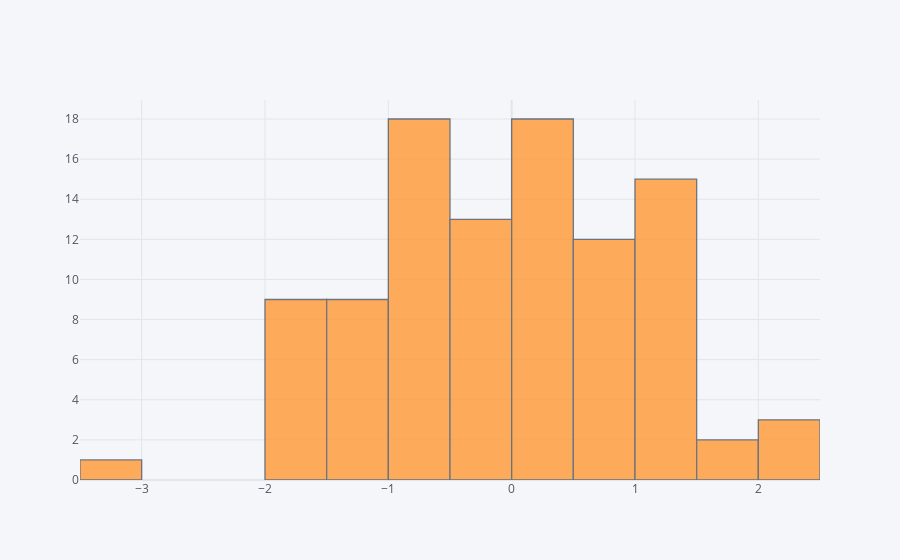

The notebook cell this image was saved under:
### Markdown cell above
## histogram

### Code cell
df['A'].iplot(kind='hist',bins=25)

### Figure 1 — Plotly figure (JSON) as saved in the notebook; plotly's stock layout.template omitted (floating-point values rounded to 4 significant figures)
{"data": [{"histfunc": "count", "histnorm": "", "marker": {"color": "rgba(255, 153, 51, 1.0)", "line": {"color": "#4D5663", "width": 1.3}}, "name": "A", "nbinsx": 25, "opacity": 0.8, "orientation": "v", "type": "histogram", "x": [-1.769, 0.279, 1.15, -0.8322, -0.1353, -1.03, -0.7659, 1.31, -1.146, -1.788, 1.379, 0.0142, 1.444, 1.025, 0.5738, 0.9292, -1.483, 0.06731, 0.7779, -1.898, 0.444, -0.8088, 0.2723, 0.9012, -0.5049, 2.342, -1.255, 1.981, 0.1433, 0.5209, 1.116, 0.6649, 0.06449, -0.8156, -0.9277, -0.259, 1.125, 0.1623, 0.3114, -0.3113, -0.4043, -1.89, 0.4355, -0.7928, -0.3509, 1.314, 0.03976, 1.688, -0.7265, -1.462, -0.6047, -0.5006, -0.6316, -0.4516, -0.1224, -1.136, 0.4729, 0.6769, -0.9474, 0.1697, -1.628, 0.3708, 0.9934, -0.8692, 1.088, 0.3672, 0.9446, -0.1182, 2.308, 1.434, -0.7044, -0.3544, -0.1502, -0.5836, 2.059, 1.392, 1.244, -1.072, -0.1187, -1.626, 0.8039, -0.5672, -1.835, 0.2106, 0.5941, -0.2483, 0.2188, -0.8074, -1.673, -1.618, -1.283, 0.02421, 0.5876, -1.317, -3.289, 1.007, -0.2455, 1.032, -0.9257, 1.247]}], "layout": {"autosize": true, "barmode": "overlay", "legend": {"bgcolor": "#F5F6F9", "font": {"color": "#4D5663"}}, "paper_bgcolor": "#F5F6F9", "plot_bgcolor": "#F5F6F9", "title": {"font": {"color": "#4D5663"}}, "xaxis": {"autorange": true, "gridcolor": "#E1E5ED", "range": [-3.5, 2.5], "showgrid": true, "tickfont": {"color": "#4D5663"}, "title": {"font": {"color": "#4D5663"}, "text": ""}, "type": "linear", "zerolinecolor": "#E1E5ED"}, "yaxis": {"autorange": true, "gridcolor": "#E1E5ED", "range": [0, 18.95], "showgrid": true, "tickfont": {"color": "#4D5663"}, "title": {"font": {"color": "#4D5663"}, "text": ""}, "zerolinecolor": "#E1E5ED"}}}
